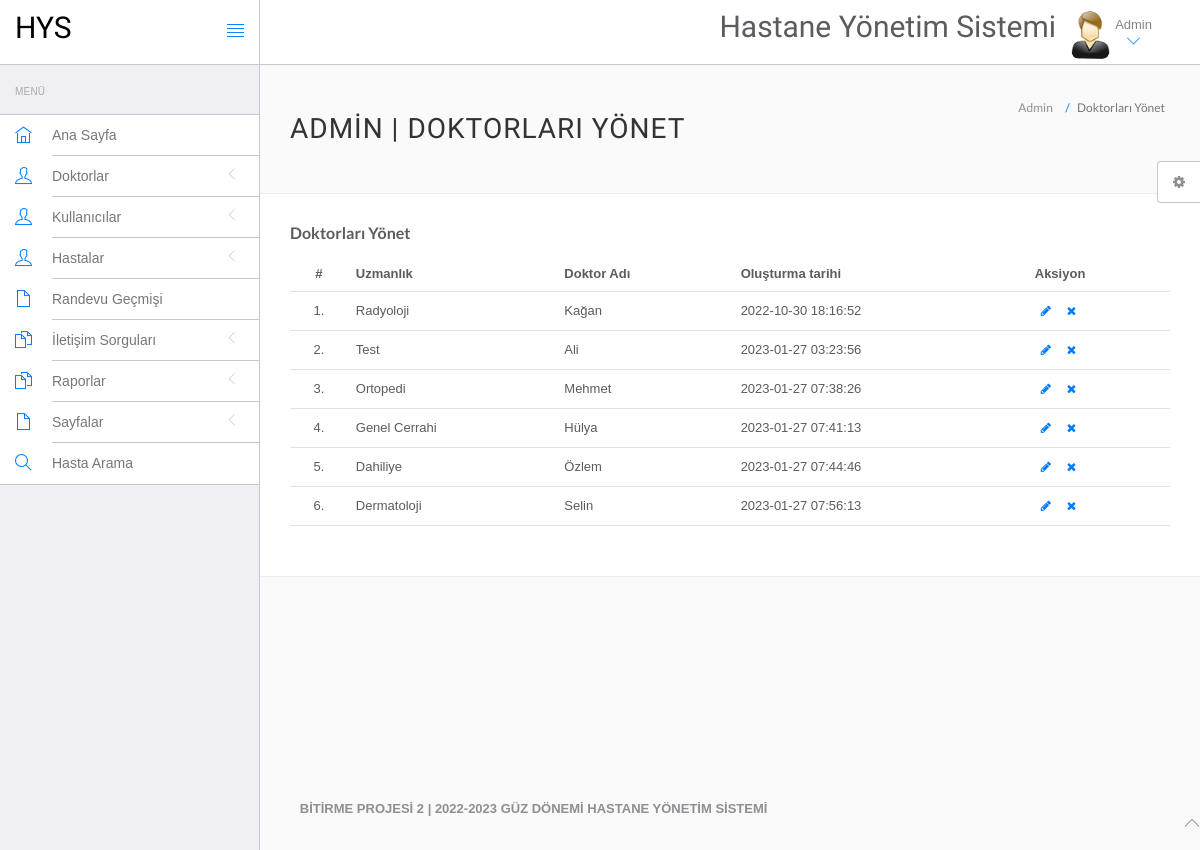
The page /hms/admin/manage-doctors.php (signed in) on the database its author committed.
### tables this page shows
CREATE TABLE `doctors` (
  `id` int(11) NOT NULL,
  `specilization` varchar(255) DEFAULT NULL,
  `doctorName` varchar(255) DEFAULT NULL,
  `address` longtext,
  `docFees` varchar(255) DEFAULT NULL,
  `contactno` bigint(11) DEFAULT NULL,
  `docEmail` varchar(255) DEFAULT NULL,
  `password` varchar(255) DEFAULT NULL,
  `creationDate` timestamp NULL DEFAULT CURRENT_TIMESTAMP,
  `updationDate` timestamp NULL DEFAULT NULL ON UPDATE CURRENT_TIMESTAMP
);

### hms/admin/manage-doctors.php (the view, shortened to what this page needs)
<?php
include('include/config.php');
if(strlen($_SESSION['id']==0)) {
 header('location:logout.php');
  } else{
?>
<!DOCTYPE html>
<html lang="tr">
	<head>
		<link rel="stylesheet" href="vendor/bootstrap/css/bootstrap.min.css">
		<link rel="stylesheet" href="vendor/fontawesome/css/font-awesome.min.css">
		<link rel="stylesheet" href="vendor/themify-icons/themify-icons.min.css">
		<link href="vendor/animate.css/animate.min.css" rel="stylesheet" media="screen">
		<link href="vendor/perfect-scrollbar/perfect-scrollbar.min.css" rel="stylesheet" media="screen">
		<link href="vendor/switchery/switchery.min.css" rel="stylesheet" media="screen">
		<link href="vendor/bootstrap-touchspin/jquery.bootstrap-touchspin.min.css" rel="stylesheet" media="screen">
		<link href="vendor/select2/select2.min.css" rel="stylesheet" media="screen">
		<link href="vendor/bootstrap-datepicker/bootstrap-datepicker3.standalone.min.css" rel="stylesheet" media="screen">
		<link href="vendor/bootstrap-timepicker/bootstrap-timepicker.min.css" rel="stylesheet" media="screen">
		<link rel="stylesheet" href="assets/css/styles.css">
		<link rel="stylesheet" href="assets/css/plugins.css">
		<link rel="stylesheet" href="assets/css/themes/theme-1.css" id="skin_color" />
	</head>
	<body>
		<div id="app">
<?php include('include/sidebar.php');?>
			<div class="app-content">
						<?php include('include/header.php');?>
				<div class="main-content" >
					<div class="wrap-content container" id="container">
						<section id="page-title">
							<div class="row">
								<div class="col-sm-8">
									<h1 class="mainTitle">Admin | Doktorları Yönet</h1>
																	</div>
								<ol class="breadcrumb">
									<li>
										<span>Admin</span>
									</li>
									<li class="active">
										<span>Doktorları Yönet</span>
									</li>
								</ol>
							</div>
						</section>
						<div class="container-fluid container-fullw bg-white">
									<div class="row">
								<div class="col-md-12">
									<h5 class="over-title margin-bottom-15"><span class="text-bold">Doktorları Yönet</span></h5>
									<table class="table table-hover" id="sample-table-1">
										<thead>
											<tr>
												<th class="center">#</th>
												<th>Uzmanlık</th>
												<th class="hidden-xs">Doktor Adı</th>
												<th>Oluşturma tarihi </th>
												<th>Aksiyon</th>
											</tr>
										</thead>
										<tbody>
<?php
$sql=mysqli_query($con,"select * from doctors");
$cnt=1;
while($row=mysqli_fetch_array($sql))
{
?>
											<tr>
												<td class="center"><?php echo $cnt;?>.</td>
												<td class="hidden-xs"><?php echo $row['specilization'];?></td>
												<td><?php echo $row['doctorName'];?></td>
												<td><?php echo $row['creationDate'];?>
												</td>
												<td >
												<div class="visible-md visible-lg hidden-sm hidden-xs">
							<a href="edit-doctor.php?id=<?php echo $row['id'];?>" class="btn btn-transparent btn-xs" tooltip-placement="top" tooltip="Edit"><i class="fa fa-pencil"></i></a>
	<a href="manage-doctors.php?id=<?php echo $row['id']?>&del=delete" onClick="return confirm('Are you sure you want to delete?')"class="btn btn-transparent btn-xs tooltips" tooltip-placement="top" tooltip="Remove"><i class="fa fa-times fa fa-white"></i></a>
												</div>
												</td>
											</tr>
											<?php
$cnt=$cnt+1;
											 }?>
										</tbody>
									</table>
								</div>
							</div>
								</div>
							</div>
						</div>
					</div>
				</div>
	<?php include('include/footer.php');?>
	<?php include('include/setting.php');?>
	</body>
</html>
<?php } ?>

### hms/admin/assets/css/themes/theme-1.css (style rules this page uses)
body { background: #FAFAFA; }

### rows shown on the page
doctors: specilization "Radyoloji", doctorName "Kağan", creationDate "2022-10-30 18:16:52"
doctors: specilization "Test", doctorName "Ali", creationDate "2023-01-27 03:23:56"
doctors: specilization "Ortopedi", doctorName "Mehmet", creationDate "2023-01-27 07:38:26"
doctors: specilization "Genel Cerrahi", doctorName "Hülya", creationDate "2023-01-27 07:41:13"
doctors: specilization "Dahiliye", doctorName "Özlem", creationDate "2023-01-27 07:44:46"
doctors: specilization "Dermatoloji", doctorName "Selin", creationDate "2023-01-27 07:56:13"
